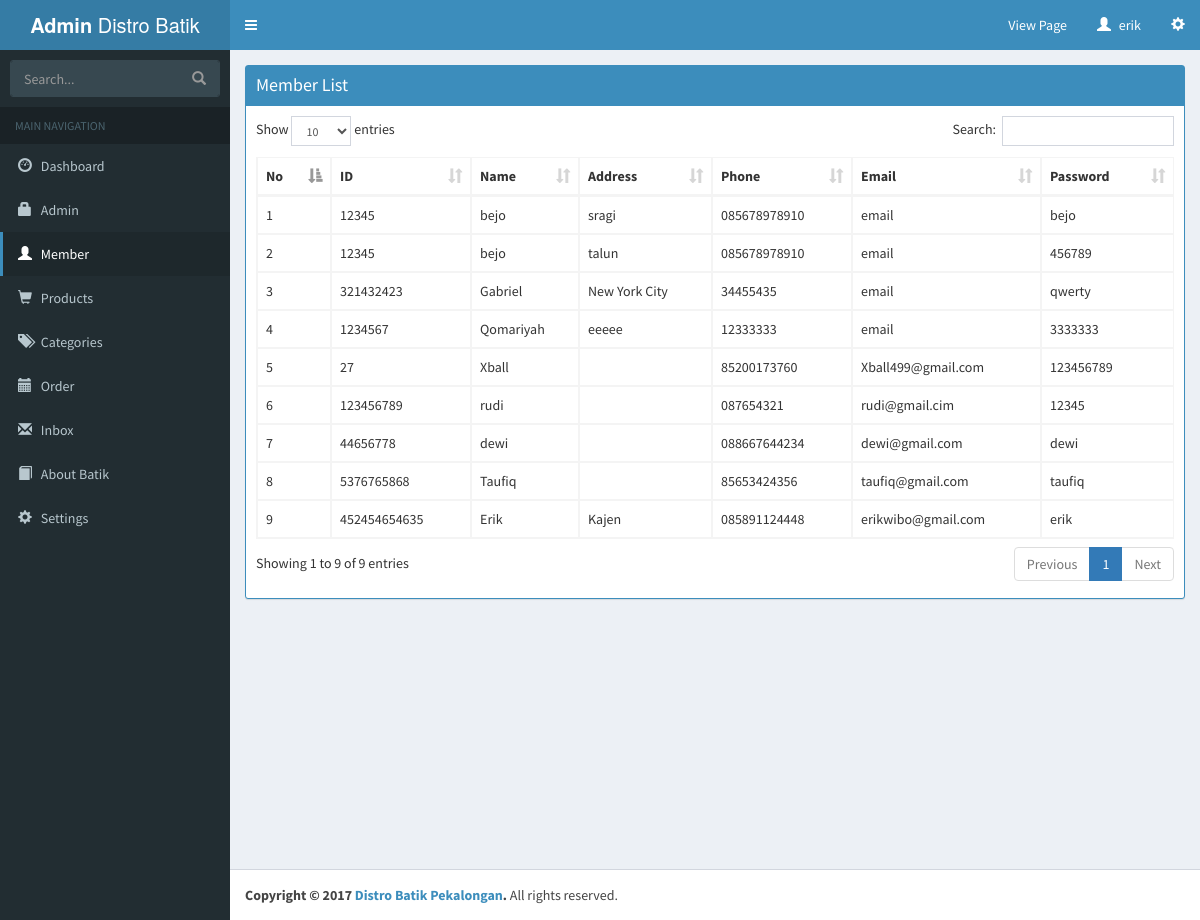
Screenshot of /admin/member.php (signed in) with the database file from the repository.
### tables this page shows
CREATE TABLE `member` (
  `id_member` int(11) NOT NULL,
  `nomor_id` varchar(20) NOT NULL,
  `nama_member` varchar(20) NOT NULL,
  `alamat` varchar(150) NOT NULL,
  `no_hp` varchar(15) NOT NULL,
  `email` varchar(50) NOT NULL,
  `password` varchar(10) NOT NULL,
  `tanggal` date NOT NULL
);

### admin/member.php (the view, shortened to what this page needs)
<?php
  include("../lib/config.php");
?>
<!DOCTYPE html>
<html>
<head>
  <link rel="stylesheet" href="../bootstrap/css/bootstrap.min.css">
  <link rel="stylesheet" href="../font-awesome/css/font-awesome.min.css">
  <link rel="stylesheet" href="https://cdnjs.cloudflare.com/ajax/libs/ionicons/2.0.1/css/ionicons.min.css">
  <link rel="stylesheet" href="../../plugins/datatables/dataTables.bootstrap.css">
  <link rel="stylesheet" href="../dist/css/AdminLTE.min.css">
  <link rel="stylesheet" href="../dist/css/skins/_all-skins.min.css">
</head>
<body class="hold-transition skin-blue fixed sidebar-mini">
<div class="wrapper">
  <header class="main-header">
    <a href="index.php" class="logo">
      <span class="logo-lg"><b>Admin</b> Distro Batik Pekalongan</span>
    </a>
    <nav class="navbar navbar-static-top">
      <a href="#" class="sidebar-toggle" data-toggle="offcanvas" role="button">
      </a>
      <div class="navbar-custom-menu">
        <ul class="nav navbar-nav">
          <li><a href="../index.php" target="_blank">View Page</a></li>
          <li class="dropdown user user-menu">
            <a href="#" class="dropdown-toggle" data-toggle="dropdown">
              <span class="glyphicon glyphicon-user" aria-hidden="true"></span>
              <span class="hidden-xs"><?php echo $_SESSION['username']; ?></span>
            </a>
          </li>
          <li>
            <a href="#" data-toggle="control-sidebar"><i class="glyphicon glyphicon-cog" aria-hidden="true"></i></a>
          </li>
        </ul>
      </div>
    </nav>
  </header>
  <aside class="main-sidebar">
    <section class="sidebar">
      <form action="#" method="get" class="sidebar-form">
        <div class="input-group">
          <input type="text" name="q" class="form-control" placeholder="Search...">
              <span class="input-group-btn">
                <button type="submit" name="search" id="search-btn" class="btn btn-flat"><i class="glyphicon glyphicon-search" aria-hidden="true"></i>
                </button>
              </span>
        </div>
      </form>
      <ul class="sidebar-menu">
        <li class="header">MAIN NAVIGATION</li>
        <li class="treeview">
          <a href="index.php">
            <i class="glyphicon glyphicon-dashboard" aria-hidden="true"></i> <span>Dashboard</span>
          </a>
        </li>
        <li class="treeview">
          <a href="account.php">
            <i class="glyphicon glyphicon-lock" aria-hidden="true"></i>
            <span>Admin</span>
          </a>
        </li>
        <li class="treeview active">
          <a href="member.php">
            <i class="glyphicon glyphicon-user" aria-hidden="true"></i>
            <span>Member</span>
          </a>
        </li>
        <li class="treeview">
          <a href="product.php">
            <i class="glyphicon glyphicon-shopping-cart" aria-hidden="true"></i> <span>Products</span>
          </a>
        </li>
        <li class="treeview">
          <a href="categories.php">
            <i class="glyphicon glyphicon-tags" aria-hidden="true"></i> <span>Categories</span>
          </a>
        </li>
        <li class="treeview">
          <a href="order.php">
            <i class="glyphicon glyphicon-calendar" aria-hidden="true"></i>
            <span>Order</span>
          </a>
        </li>
        <li class="treeview">
          <a href="inbox.php">
            <i class="glyphicon glyphicon-envelope" aria-hidden="true"></i>
            <span>Inbox</span>
          </a>
        </li>
        <li class="treeview">
          <a href="about.php">
            <i class="glyphicon glyphicon-book" aria-hidden="true"></i>
            <span>About Batik</span>
          </a>
        </li>
        <li class="treeview">
          <a href="setting.php">
            <i class="glyphicon glyphicon-cog" aria-hidden="true"></i> <span>Settings</span>
          </a>
        </li>
    </section>
  </aside>
  <div class="content-wrapper">
    <section class="content-header">
      <div class="box box-primary box-solid">
            <div class="box-header">
              <h3 class="box-title">Member List</h3>
            </div>
            <div class="box-body table-responsive">
              <table id="example2" class="table table-bordered table-hover">
                <thead>
                  <tr>
                    <th>No</th>
                    <th>ID</td>
                    <th>Name</th>
                    <th>Address</th>
                    <th>Phone</th>
                    <th>Email</th>
                    <th>Password</th>
                  </tr>
                </thead>
                <tbody>
                <?php
                  $query = mysqli_query ($connect, "SELECT * FROM member ORDER BY id_member DESC");
                  $no = 1;
                  while ($data = mysqli_fetch_array($query)) {
                    ?>
                    <tr>
                      <td><?php echo $no; ?></td>
                      <td><?php echo $data["nomor_id"]; ?></td>
                      <td><?php echo $data["nama_member"]; ?></td>
                      <td><?php echo $data['alamat']; ?> </td>
                      <td><?php echo $data["no_hp"]; ?></td>
                      <td><?php echo $data["email"]; ?></td>
                      <td><?php echo $data["password"]; ?></td>
                    </tr>
                    <?php $no++; ?>
                  <?php } ?>
                  </tbody>
              </table>
            </div>
          </div>
    </section>
    <section class="content">
    </section>
  </div>
  <footer class="main-footer">
    <strong>Copyright &copy; 2017 <a href="../index.php">Distro Batik Pekalongan</a>.</strong> All rights
    reserved.
  </footer>
</div>
</body>
</html>

### rows the page displays
member: nomor "12345", nama_member "bejo", alamat "sragi", no_hp "085678978910", email "email", password "bejo"
member: nomor "12345", nama_member "bejo", alamat "talun", no_hp "085678978910", email "email", password "456789"
member: nomor "321432423", nama_member "Gabriel", alamat "New York City", no_hp "34455435", email "email", password "qwerty"
member: nomor "1234567", nama_member "Qomariyah", alamat "eeeee", no_hp "12333333", email "email", password "3333333"
member: nomor "27", nama_member "Xball", no_hp "85200173760", email "Xball499@gmail.com", password "123456789"
member: nomor "123456789", nama_member "rudi", no_hp "087654321", email "rudi@gmail.cim", password "12345"
member: nomor "44656778", nama_member "dewi", no_hp "088667644234", email "dewi@gmail.com", password "dewi"
member: nomor "5376765868", nama_member "Taufiq", no_hp "85653424356", email "taufiq@gmail.com", password "taufiq"
member: nomor "452454654635", nama_member "Erik", alamat "Kajen", no_hp "085891124448", email "erikwibo@gmail.com", password "erik"

### other values shown
$_SESSION['username'] "erik"
